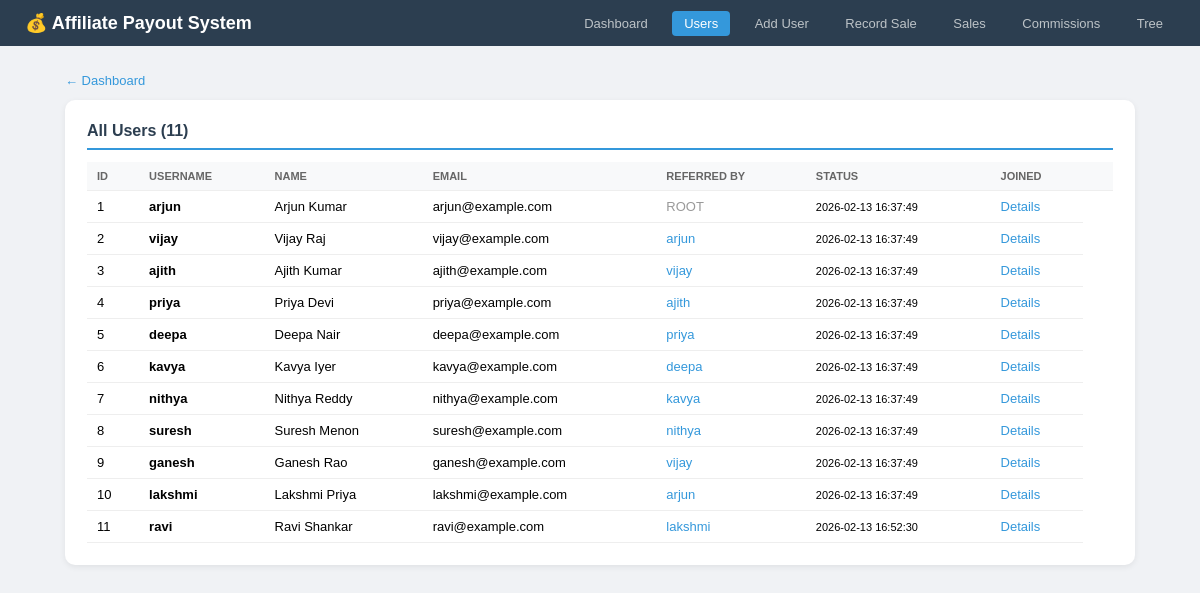
The app's page /view_users.php with its own data.
### tables this page shows
CREATE TABLE `users` (
  `id` int(10) UNSIGNED NOT NULL,
  `username` varchar(50) NOT NULL,
  `email` varchar(255) NOT NULL,
  `full_name` varchar(100) NOT NULL DEFAULT '',
  `parent_id` int(10) UNSIGNED DEFAULT NULL,
  `status` enum('active','inactive','suspended') NOT NULL DEFAULT 'active',
  `created_at` datetime NOT NULL DEFAULT current_timestamp()
);

### view_users.php (the view, shortened to what this page needs)
<?php
require_once 'database/db.php';
$r = mysqli_query($conn, "SELECT u.*, p.username as parent_name
                           FROM users u
                           LEFT JOIN users p ON p.id = u.parent_id
                           ORDER BY u.id");
$users = array();
while (
    $row = mysqli_fetch_assoc($r))
    {
        $users[] = $row;
        }
?>
<!DOCTYPE html>
<html lang="en">
<head>
</head>
<body>
<div class="topbar">
    <h1>💰 Affiliate Payout System</h1>
    <div>
        <a href="index.php">Dashboard</a>
        <a href="view_users.php" class="on">Users</a>
        <a href="add_user.php">Add User</a>
        <a href="record_sale.php">Record Sale</a>
        <a href="view_sales.php">Sales</a>
        <a href="view_commissions.php">Commissions</a>
        <a href="tree_view.php">Tree</a>
    </div>
</div>
<div class="wrap">
    <a href="index.php" class="back">← Dashboard</a>
    <div class="card">
        <h2>All Users (<?php echo count($users); ?>)</h2>
        <table>
            <tr>
                <th>ID</th>
            <th>Username</th>
            <th>Name</th>
            <th>Email</th>
            <th>Referred By</th>
            <th>Status</th>
            <th>Joined</th>
            <th></th>
        </tr>
            <?php foreach($users as $u): ?>
            <tr>
                <td><?php echo $u['id']; ?></td>
                <td><strong><?php echo htmlspecialchars($u['username']); ?></strong></td>
                <td><?php echo htmlspecialchars($u['full_name']); ?></td>
                <td><?php echo htmlspecialchars($u['email']); ?></td>
                <td>
                    <?php if ($u['parent_name']): ?>
                        <a class="lk" href="user_detail.php?id=<?php echo $u['parent_id']; ?>"><?php echo htmlspecialchars($u['parent_name']); ?></a>
                    <?php else: ?>
                        <span class="muted">ROOT</span>
                    <?php endif; ?>
                </td>
                                <td class="sm"><?php echo $u['created_at']; ?></td>
                <td><a class="lk" href="user_detail.php?id=<?php echo $u['id']; ?>">Details</a></td>
            </tr>
            <?php endforeach; ?>
        </table>
    </div>
</div>
</body>
</html>

### view_users.php (style rules this page uses)
* { box-sizing:border-box; margin:0; padding:0; }
body { font-family:Arial,sans-serif; background:#f0f2f5; }
.topbar { background:#2c3e50; padding:12px 25px; display:flex; justify-content:space-between; align-items:center; flex-wrap:wrap; }
.topbar h1 { color:#fff; font-size:18px; }
.topbar a { color:#bdc3c7; text-decoration:none; font-size:13px; padding:5px 12px; border-radius:4px; margin-left:8px; }
.topbar a.on { background:#3498db; color:#fff; }
.wrap { max-width:1100px; margin:25px auto; padding:0 15px; }
.card { background:#fff; padding:22px; border-radius:10px; box-shadow:0 2px 6px rgba(0,0,0,0.07); }
.card h2 { font-size:16px; color:#2c3e50; margin-bottom:12px; padding-bottom:8px; border-bottom:2px solid #3498db; }
table { width:100%; border-collapse:collapse; }
th,td { padding:8px 10px; text-align:left; border-bottom:1px solid #eee; font-size:13px; }
th { background:#f8f9fa; color:#666; font-size:11px; text-transform:uppercase; font-weight:600; }
a.lk { color:#3498db; text-decoration:none; }
.muted { color:#999; }
.sm { font-size:11px; }
.back { display:inline-block; margin-bottom:12px; color:#3498db; text-decoration:none; font-size:13px; }

### records on screen
users: id "1", username "arjun", full_name "Arjun Kumar", email "arjun@example.com", shows "ROOT", created_at "2026-02-13 16:37:49"
users: id "2", username "vijay", full_name "Vijay Raj", email "vijay@example.com", parent.username "arjun", created_at "2026-02-13 16:37:49"
users: id "3", username "ajith", full_name "Ajith Kumar", email "ajith@example.com", parent.username "vijay", created_at "2026-02-13 16:37:49"
users: id "4", username "priya", full_name "Priya Devi", email "priya@example.com", parent.username "ajith", created_at "2026-02-13 16:37:49"
users: id "5", username "deepa", full_name "Deepa Nair", email "deepa@example.com", parent.username "priya", created_at "2026-02-13 16:37:49"
users: id "6", username "kavya", full_name "Kavya Iyer", email "kavya@example.com", parent.username "deepa", created_at "2026-02-13 16:37:49"
users: id "7", username "nithya", full_name "Nithya Reddy", email "nithya@example.com", parent.username "kavya", created_at "2026-02-13 16:37:49"
users: id "8", username "suresh", full_name "Suresh Menon", email "suresh@example.com", parent.username "nithya", created_at "2026-02-13 16:37:49"
users: id "9", username "ganesh", full_name "Ganesh Rao", email "ganesh@example.com", parent.username "vijay", created_at "2026-02-13 16:37:49"
users: id "10", username "lakshmi", full_name "Lakshmi Priya", email "lakshmi@example.com", parent.username "arjun", created_at "2026-02-13 16:37:49"
users: id "11", username "ravi", full_name "Ravi Shankar", email "ravi@example.com", parent.username "lakshmi", created_at "2026-02-13 16:52:30"

### other values on screen
count($users) "11"
